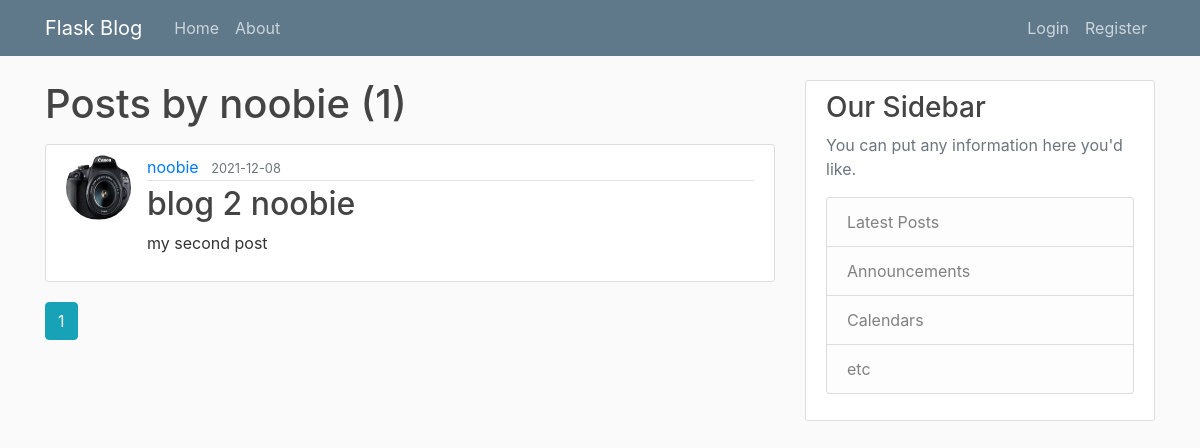
Before: /user/noobie with the older database file.
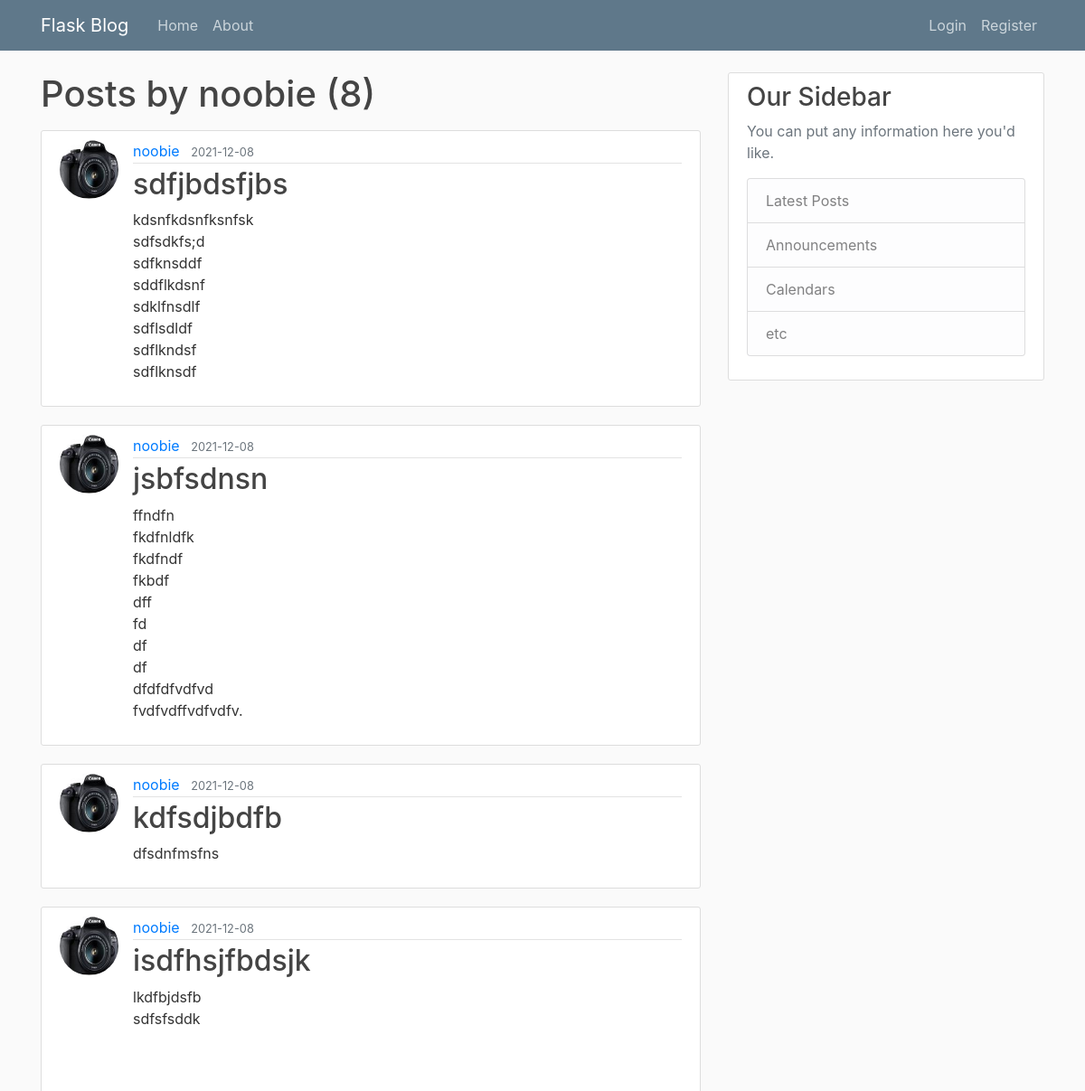
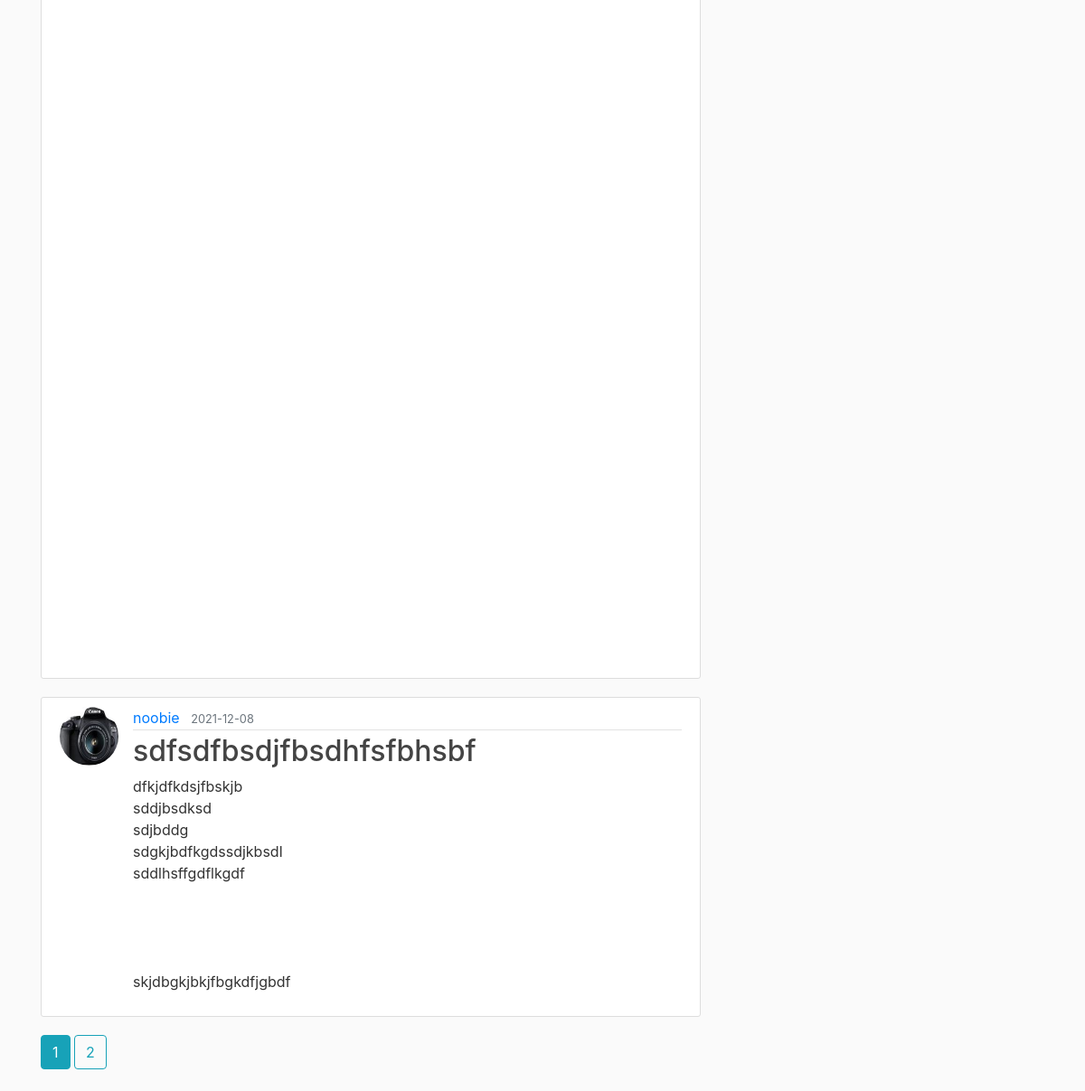
After: the same page with the newer database file (2 pictures, top to bottom).
### flask_blog/models.py (models this page shows, shortened)
class User(db.Model, UserMixin):
    id = db.Column(db.Integer, primary_key=True)
    username = db.Column(db.String(20), unique=True, nullable=False)
    email = db.Column(db.String(120), unique=True, nullable=False)
    image_file = db.Column(db.String(20), nullable=False,default='default.jpg')
    password = db.Column(db.String(60), nullable=False)
    posts = db.relationship('Post', backref='author', lazy=True)

class Post(db.Model):
    id = db.Column(db.Integer,primary_key=True)
    title = db.Column(db.String(100),nullable=False)
    date_posted = db.Column(db.DateTime,nullable=False,default=datetime.utcnow)
    content = db.Column(db.Text, nullable=False)
    user_id =db.Column(db.Integer,db.ForeignKey('user.id'),nullable=False)

### flask_blog/routes.py (the view)
@app.route("/user/<string:username>")
def user_post(username):
    page = request.args.get('page', 1, type=int)
    user = User.query.filter_by(username=username).first_or_404()
    posts = Post.query.filter_by(author=user)\
            .order_by(Post.date_posted.desc())\
            .paginate(page=page,per_page=5)
    return render_template("user_post.html",posts=posts,user=user)

### flask_blog/templates/user_post.html (shortened to what this page needs)
{% extends "base.html" %}
{% block content %}
    <h1 class="mb-3">Posts by {{user.username}} ({{posts.total}}) </h1>
    {% for post in posts.items %}
        <article class="media content-section">
          <img class="rounded-circle article-img" src="{{ url_for('static', filename='profile_pictures/' + post.author.image_file) }}">
          <div class="media-body">
            <div class="article-metadata">
              <a class="mr-2" href="{{url_for('user_post',username=post.author.username)}}">{{ post.author.username }}</a>
              <small class="text-muted">{{ post.date_posted.strftime('%Y-%m-%d') }}</small>
            </div>
            <h2><a class="article-title" href="{{ url_for('post',post_id=post.id) }}">{{ post.title }}</a></h2>
            <p class="article-content">{{ post.content }}</p>
          </div>
        </article>
    {% endfor %}
    {% for page_num in posts.iter_pages(left_edge=1, right_edge=1,left_current=1, right_current=2) %}
      {% if page_num %}
        {% if posts.page == page_num %}
          <a class="btn btn-info mb-4" href="{{ url_for('user_post',username=user.username,page=page_num)}}">{{ page_num }}</a>
        {% else %}
           <a class="btn btn-outline-info mb-4" href="{{ url_for('user_post',username=user.username,page=page_num)}}">{{ page_num }}</a>
        {% endif %}
      {% endif %}
    {% endfor %}
{% endblock content %}

### flask_blog/templates/base.html (shortened to what this page needs)
<!DOCTYPE html>
<html lang="en" dir="ltr">
<head>
  <link rel="stylesheet" href="https://stackpath.bootstrapcdn.com/bootstrap/4.3.1/css/bootstrap.min.css">
  <link rel="stylesheet" type="text/css" href="{{url_for('static',filename='main.css')}}">
</head>
<body>
  <header class="site-header">
    <nav class="navbar navbar-expand-md navbar-dark bg-steel fixed-top">
      <div class="container">
        <a class="navbar-brand mr-4" href="/">Flask Blog</a>
        <div class="collapse navbar-collapse" id="navbarToggle">
          <div class="navbar-nav mr-auto">
            <a class="nav-item nav-link" href="{{ url_for('home') }}">Home</a>
            <a class="nav-item nav-link" href="{{ url_for('about') }}">About</a>
          </div>
          <div class="navbar-nav">
            {% if current_user.is_authenticated %}
              <a class="nav-item nav-link" href="{{ url_for('logout') }}">Logout</a>
              <a class="nav-item nav-link" href="{{ url_for('account') }}">Account</a>
              <a class="nav-item nav-link" href="{{ url_for('new_post') }}">New Post</a>
            {% else %}
                <a class="nav-item nav-link" href="{{ url_for('login') }}">Login</a>
                <a class="nav-item nav-link" href="{{ url_for('register') }}">Register</a>
            {% endif %}
          </div>
        </div>
      </div>
    </nav>
  </header>
  <main role="main" class="container">
    <div class="row">
      <div class="col-md-8">
        {% block content %}{% endblock %}
      </div>
      <div class="col-md-4">
        <div class="content-section">
          <h3>Our Sidebar</h3>
          <p class='text-muted'>You can put any information here you'd like.
          <ul class="list-group">
            <li class="list-group-item list-group-item-light">Latest Posts</li>
            <li class="list-group-item list-group-item-light">Announcements</li>
            <li class="list-group-item list-group-item-light">Calendars</li>
            <li class="list-group-item list-group-item-light">etc</li>
          </ul>
          </p>
        </div>
      </div>
    </div>
  </main>
</body>
</html>

### flask_blog/static/main.css (style rules this page uses)
body { background: #fafafa; color: #333333; margin-top: 5rem; }
h1, h2, h3, h4, h5, h6 { color: #444444; }
.bg-steel { background-color: #5f788a; }
.site-header .navbar-nav .nav-link { color: #cbd5db; }
.content-section { background: #ffffff; padding: 10px 20px; border: 1px solid #dddddd; border-radius: 3px; margin-bottom: 20px; }
.article-title { color: #444444; }
.article-content { white-space: pre-line; }
.article-img { height: 65px; width: 65px; margin-right: 16px; }
.article-metadata { padding-bottom: 1px; margin-bottom: 4px; border-bottom: 1px solid #e3e3e3 }

Changed rows visible on the page:
no longer on this page (row unchanged): Post: image_file (picture), author.username "noobie", date_posted "2021-12-08", title "blog 2 noobie", content "my second post"
added Post: image_file (picture), author.username "noobie", date_posted "2021-12-08", title "sdfjbdsfjbs", content "kdsnfkdsnfksnfsk sdfsdkfs;d sdfknsddf sddflkdsnf sdklfnsdlf sdflsdldf sdflkndsf sdflknsdf"
added Post: image_file (picture), author.username "noobie", date_posted "2021-12-08", title "jsbfsdnsn", content "ffndfn fkdfnldfk fkdfndf fkbdf dff fd df df dfdfdfvdfvd fvdfvdffvdfvdfv."
added Post: image_file (picture), author.username "noobie", date_posted "2021-12-08", title "kdfsdjbdfb", content "dfsdnfmsfns"
added Post: image_file (picture), author.username "noobie", date_posted "2021-12-08", title "isdfhsjfbdsjk", content "lkdfbjdsfb sdfsfsddk"
added Post: image_file (picture), author.username "noobie", date_posted "2021-12-08", title "sdfsdfbsdjfbsdhfsfbhsbf", content "dfkjdfkdsjfbskjb sddjbsdksd sdjbddg sdgkjbdfkgdssdjkbsdl sddlhsffgdflkgdf skjdbgkjbkjfbgkdfjgbdf"
Other visible differences:
{{ posts.total }}: "1" → "8"
new list line: "2"
